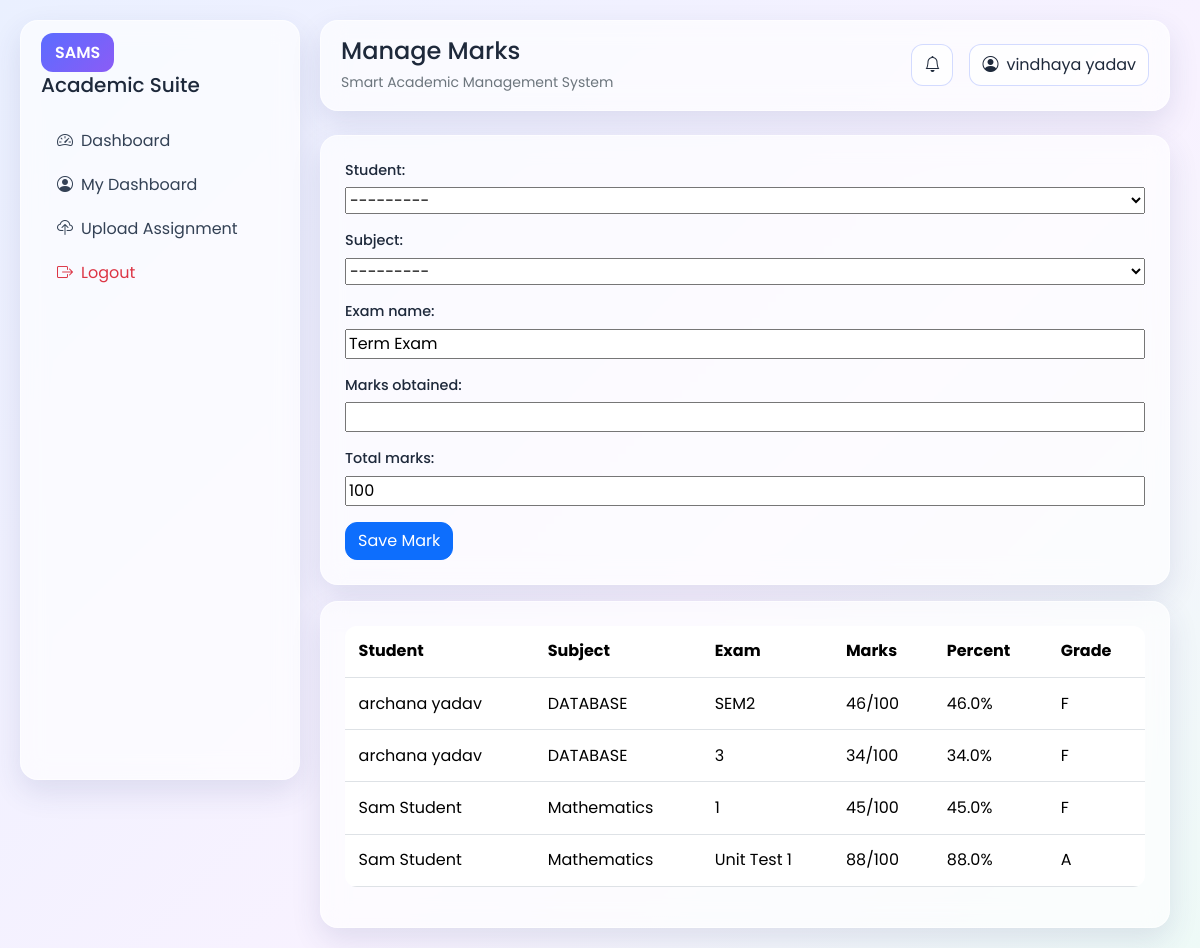
The page /teacher/marks/ (signed in) on the database its author committed.
### accounts/models.py (models this page shows, shortened)
class CustomUser(AbstractUser):
    def __str__(self):
        return f"{self.username}"

class Mark(models.Model):
    student = models.ForeignKey(StudentProfile, on_delete=models.CASCADE, related_name="marks")
    subject = models.ForeignKey(Subject, on_delete=models.CASCADE, related_name="marks")
    exam_name = models.CharField(max_length=100, default="Term Exam")
    marks_obtained = models.PositiveIntegerField(validators=[MinValueValidator(0), MaxValueValidator(100)])
    total_marks = models.PositiveIntegerField(default=100)
    entered_by = models.ForeignKey(TeacherProfile, on_delete=models.SET_NULL, null=True, blank=True)
    created_at = models.DateTimeField(auto_now_add=True)
    updated_at = models.DateTimeField(auto_now=True)
    class Meta:
        unique_together = ("student", "subject", "exam_name")
        ordering = ["-created_at"]
    @property
    def percentage(self):
        if self.total_marks == 0:
            return 0
        return round((self.marks_obtained / self.total_marks) * 100, 2)
    @property
    def grade(self):
        pct = self.percentage
        if pct >= 90:
            return "A+"
        if pct >= 80:
            return "A"
        if pct >= 70:
            return "B"
        if pct >= 60:
            return "C"
        if pct >= 50:
            return "D"
        return "F"

class StudentProfile(models.Model):
    user = models.OneToOneField(settings.AUTH_USER_MODEL, on_delete=models.CASCADE)
    roll_number = models.CharField(max_length=30, unique=True)
    parent_email = models.EmailField(blank=True)
    academic_class = models.ForeignKey(
        AcademicClass,
        on_delete=models.SET_NULL,
        related_name="students",
        null=True,
        blank=True,
    )
    def __str__(self):
        return f"{self.roll_number} - {self.user.get_full_name() or self.user.username}"

class Subject(models.Model):
    name = models.CharField(max_length=100)
    code = models.CharField(max_length=20, unique=True)
    academic_class = models.ForeignKey(AcademicClass, on_delete=models.CASCADE, related_name="subjects")
    class Meta:
        unique_together = ("name", "academic_class")
        ordering = ["academic_class__name", "name"]
    def __str__(self):
        return f"{self.name} ({self.academic_class})"

### teacher/views.py (the view, shortened to what this page needs)
# urls.py: path("marks/", manage_marks, name="manage_marks"),
def manage_marks(request):
    profile = _teacher_profile(request.user)
    subject_ids = list(TeacherSubjectAssignment.objects.filter(teacher=profile).values_list("subject_id", flat=True))
    form = MarkForm(request.POST or None)
    form.fields["subject"].queryset = Subject.objects.filter(id__in=subject_ids)
    form.fields["student"].queryset = StudentProfile.objects.filter(academic_class__subjects__id__in=subject_ids).distinct()
    marks = Mark.objects.filter(subject_id__in=subject_ids).select_related("student__user", "subject")
    return render(request, "teacher/manage_marks.html", {"form": form, "marks": marks})

### teacher/forms.py
class MarkForm(forms.ModelForm):
    class Meta:
        model = Mark
        fields = ("student", "subject", "exam_name", "marks_obtained", "total_marks")

### accounts/models.py (called while the page is built)
    def __str__(self):
        return f"{self.name} {self.section}".strip()

### teacher/views.py (called while the page is built)
def _teacher_profile(user):
    profile, _ = TeacherProfile.objects.select_related("user").get_or_create(
        user=user,
        defaults={"employee_id": f"T-{user.id:05d}"},
    )
    return profile

### templates/teacher/manage_marks.html (shortened to what this page needs)
{% extends 'base.html' %}
{% block page_title %}Manage Marks{% endblock %}
{% block content %}
<section class="glass-card p-4 mb-3" data-aos="fade-up">
    <form method="post" class="grid-form">
        {{ form.as_p }}
        <button type="submit" class="btn btn-primary">Save Mark</button>
    </form>
</section>
<section class="glass-card p-4" data-aos="fade-up">
    <div class="table-responsive"><table class="table table-hover align-middle">
        <tr><th>Student</th><th>Subject</th><th>Exam</th><th>Marks</th><th>Percent</th><th>Grade</th></tr>
        {% for mark in marks %}
            <tr>
                <td>{{ mark.student.user.get_full_name|default:mark.student.roll_number }}</td>
                <td>{{ mark.subject.name }}</td>
                <td>{{ mark.exam_name }}</td>
                <td>{{ mark.marks_obtained }}/{{ mark.total_marks }}</td>
                <td>{{ mark.percentage }}%</td>
                <td>{{ mark.grade }}</td>
            </tr>
        {% empty %}
            <tr><td colspan="6">No marks found.</td></tr>
        {% endfor %}
    </table></div>
</section>
{% endblock %}

### templates/base.html (shortened to what this page needs)
{% load static %}
<!DOCTYPE html>
<html lang="en">
<head>
    <link href="https://cdn.jsdelivr.net/npm/bootstrap@5.3.7/dist/css/bootstrap.min.css" rel="stylesheet">
    <link href="https://cdn.jsdelivr.net/npm/bootstrap-icons@1.11.3/font/bootstrap-icons.css" rel="stylesheet">
    <link href="https://unpkg.com/aos@2.3.1/dist/aos.css" rel="stylesheet">
    <link rel="stylesheet" href="{% static 'css/style.css' %}">
</head>
<body>
    {% if user.is_authenticated %}
        <div class="app-shell">
            <aside class="sidebar glass-card">
                <div class="brand mb-4">
                    <span class="badge-brand">SAMS</span>
                    <h5 class="mt-2 mb-0">Academic Suite</h5>
                </div>
                <nav class="nav flex-column gap-1">
                    <a class="nav-link" href="{% url 'accounts:redirect_dashboard' %}"><i class="bi bi-speedometer2 me-2"></i>Dashboard</a>
                    <a class="nav-link" href="{% url 'student:dashboard' %}"><i class="bi bi-person-circle me-2"></i>My Dashboard</a>
                    <a class="nav-link" href="{% url 'student:upload_assignment' %}"><i class="bi bi-cloud-upload me-2"></i>Upload Assignment</a>
                    <a class="nav-link text-danger" href="{% url 'accounts:logout' %}"><i class="bi bi-box-arrow-right me-2"></i>Logout</a>
                </nav>
            </aside>
            <div class="main-content">
                <header class="topbar glass-card d-flex justify-content-between align-items-center">
                    <div>
                        <h4 class="mb-1">{% block page_title %}Dashboard{% endblock %}</h4>
                        <small class="text-secondary">Smart Academic Management System</small>
                    </div>
                    <div class="d-flex align-items-center gap-3">
                        <span class="notification-pill"><i class="bi bi-bell"></i></span>
                        <div class="profile-pill">
                            <i class="bi bi-person-circle me-2"></i>{{ user.get_full_name|default:user.username }}
                        </div>
                    </div>
                </header>
                <main class="container-fluid px-0 mt-4">
    {% else %}
                <main class="auth-layout">
    {% endif %}
                    {% block content %}{% endblock %}
                </main>
    {% if user.is_authenticated %}
            </div>
        </div>
    {% endif %}
</body>
</html>

### static/css/style.css (style rules this page uses)
:root { --primary: #5b6cff; --secondary: #8b5cf6; --bg: #f1f4ff; --text: #1e293b; }
* { font-family: "Poppins", sans-serif; }
body { margin: 0; color: var(--text); background: linear-gradient(135deg, #eaf0ff 0%, #f8f2ff 60%, #eefaf7 100%); min-height: 100vh; }
.app-shell { display: grid; grid-template-columns: 280px 1fr; min-height: 100vh; gap: 20px; padding: 20px; }
.sidebar { padding: 20px; position: sticky; top: 20px; height: calc(100vh - 40px); }
.badge-brand { background: linear-gradient(135deg, var(--primary), var(--secondary)); color: #fff; padding: 8px 14px; border-radius: 12px; font-weight: 600; }
.nav-link { color: #334155; border-radius: 10px; transition: all 0.3s ease; }
.main-content { padding-right: 10px; }
.glass-card { background: rgba(255, 255, 255, 0.65); backdrop-filter: blur(12px); border: 1px solid rgba(255, 255, 255, 0.6); border-radius: 18px; box-shadow: 0 12px 30px rgba(47, 58, 120, 0.12); }
.topbar { padding: 16px 20px; }
.grid-form p { display: flex; flex-direction: column; gap: 6px; }
.grid-form label { font-size: 0.9rem; font-weight: 500; }
.btn { border-radius: 12px; transition: all 0.25s ease; }
.table { border-radius: 12px; overflow: hidden; }
.table > :not(caption) > * > * { padding: 0.85rem; }
.table-hover tbody tr { transition: all 0.2s ease; }
.notification-pill, .profile-pill { background: rgba(255, 255, 255, 0.7); border: 1px solid rgba(200, 210, 255, 0.8); border-radius: 12px; padding: 8px 12px; }

### rows shown on the page
CustomUser: get_full_name "vindhaya yadav"
Mark: student.user.get_full_name "archana yadav", subject.name "DATABASE", exam_name "SEM2", marks_obtained "46", total_marks "100", percentage "46.0", grade "F"
Mark: student.user.get_full_name "archana yadav", subject.name "DATABASE", exam_name "3", marks_obtained "34", total_marks "100", percentage "34.0", grade "F"
Mark: student.user.get_full_name "Sam Student", subject.name "Mathematics", exam_name "1", marks_obtained "45", total_marks "100", percentage "45.0", grade "F"
Mark: student.user.get_full_name "Sam Student", subject.name "Mathematics", exam_name "Unit Test 1", marks_obtained "88", total_marks "100", percentage "88.0", grade "A"
